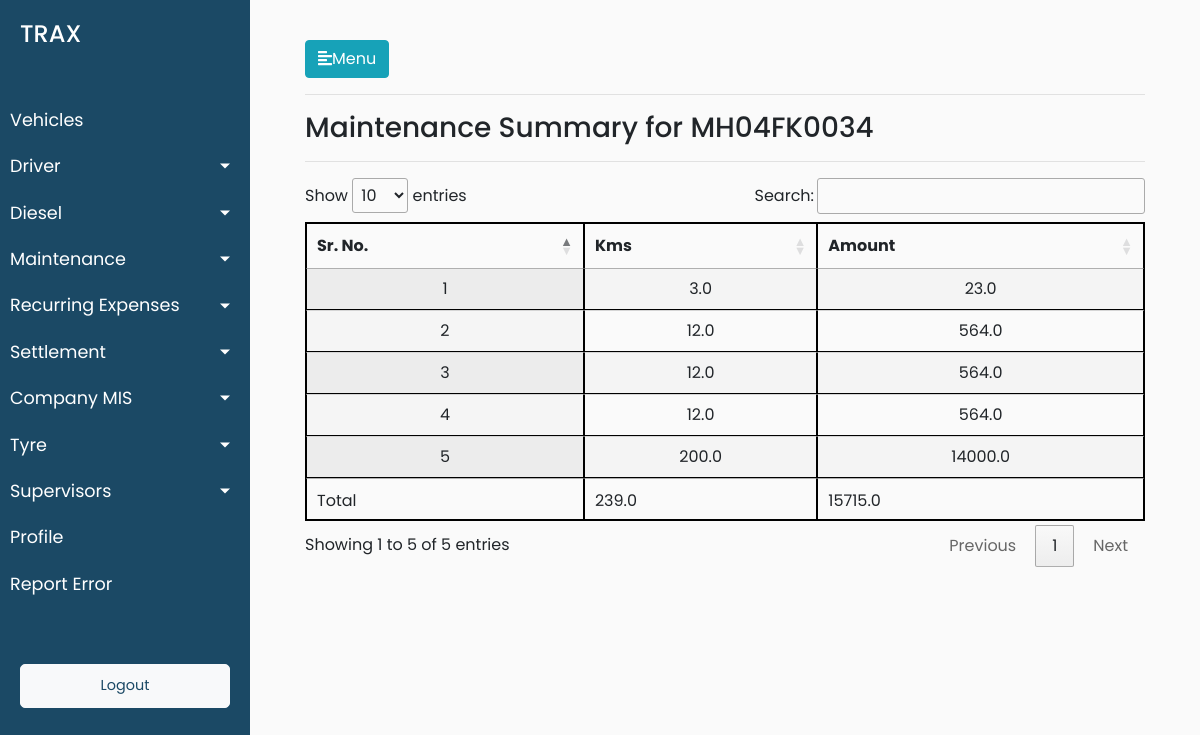
The page /maintenance/maintenance_details/one_vehicle/5 (signed in) on the database its author committed.
### trax_vehicle_manager_data/models.py (models this page shows, shortened)
class Vehicles(models.Model):
        vehicle_ownership_choices = (('ATPL','ATPL'),('AT','AT'),('CT','CT'))
        vehicle_ownership_name = models.CharField(choices=vehicle_ownership_choices,max_length=900,default="AT")
        vehicle_id = models.CharField(max_length=900,blank=True)
        vehicle_number = models.CharField(max_length=900,blank=True)
        vehicle_card_number = models.CharField(max_length=900,blank=True)
        vehicle_seating_capacity = models.CharField(max_length=900,blank=True)
        minimum_average = models.CharField(max_length=900,blank=True)
        incremental_average = models.CharField(max_length=900,blank=True)
        vehicle_current_status = models.CharField(max_length=900,blank=True)
        vehicle_buying_date = models.DateTimeField(blank=True)
        vehicle_type = models.CharField(max_length=900,blank=True)
        vehicle_ownership = models.CharField(max_length=900,blank=True)
        vehicle_ownership_details = models.CharField(max_length=900,blank=True)
        vehicle_manufacturer = models.CharField(max_length=900,blank=True)
        vehicle_registered_number = models.CharField(max_length=900,blank=True)
        driver_id = models.ForeignKey(Drivers, on_delete = models.CASCADE)
        cleaner_id = models.ForeignKey(Cleaners, on_delete = models.CASCADE)
        class Meta:
                verbose_name_plural = "Vehicles Master List"
                verbose_name = "Vehicle"

class Maintenance(models.Model):
    YES = 'yes'
    NO = 'no'
    chalak_malak_choices = ((YES,'yes'),(NO,'no'))
    vehicle_number = models.CharField(max_length=900,blank=True)
    vehicle_detail = models.CharField(max_length=900,blank=True)
    bill_date = models.DateTimeField(default=timezone.now,blank=True)
    vehicle_type = models.CharField(max_length=900,blank=True)
    chalak_malal = models.CharField(choices=chalak_malak_choices,max_length=900,blank=True)
    company_name = models.CharField(max_length=900,blank=True)
    odometer_reading = models.FloatField(blank=True)
    bill_number = models.CharField(max_length=900,blank=True)
    dealer_part_number = models.CharField(max_length=900,blank=True)
    maintenance_dealer_name = models.CharField(max_length=900,blank=True)
    particular = models.CharField(max_length=900,blank=True)
    particular_details = models.CharField(max_length=900,blank=True)
    quantity = models.FloatField(blank=True)
    rate = models.FloatField(blank=True)
    amount = models.FloatField(blank=True)
    discount = models.FloatField(blank=True)
    tax = models.FloatField(blank=True)
    tds = models.FloatField(blank=True)
    labour_charge = models.FloatField(blank=True)
    total_amount = models.FloatField(blank=True)
    maintenance_vehicle_id = models.ForeignKey(Vehicles, on_delete = models.CASCADE)

### trax_vehicle_manager_data/views.py (the view)
# urls.py: path('maintenance/maintenance_details/one_vehicle/<int:pk>',views.maintenance_summary_one_vehicle,name='maintenance_summary_one_vehicle'),
@login_required(login_url='/login')
def maintenance_summary_one_vehicle(request,pk):
    if request.method == "POST":
        date1=request.POST['date1']
        date2=request.POST['date2']
        all_maintenance_objects = Maintenance.objects.filter(maintenance_vehicle_id=pk).all()
        maintenance_object_filter_by_bill_date = all_maintenance_objects.filter(bill_date__range=[date1,date2]).all()
        km_sum = maintenance_object_filter_by_bill_date.aggregate(Sum('odometer_reading'))
        amount_sum = maintenance_object_filter_by_bill_date.aggregate(Sum('amount'))
        vehicle_number = Vehicles.objects.get(pk=pk).vehicle_number
        pk = Vehicles.objects.get(pk=pk)
        filter_date = "True"
        data={'pk':pk,'date1':date1,'date2':date2,'filter_date':filter_date,'all_maintenance_objects':maintenance_object_filter_by_bill_date,'vehicle_number':vehicle_number,'km_sum':km_sum,'amount_sum':amount_sum}
    else:
        vehicle_number = Vehicles.objects.get(pk=pk).vehicle_number
        all_maintenance_objects = Maintenance.objects.filter(maintenance_vehicle_id=pk).all()
        km_sum = Maintenance.objects.filter(maintenance_vehicle_id=pk).aggregate(Sum('odometer_reading'))
        amount_sum = Maintenance.objects.filter(maintenance_vehicle_id=pk).aggregate(Sum('amount'))
        pk = Vehicles.objects.get(pk=pk)
        data={'pk':pk,'all_maintenance_objects':all_maintenance_objects,'vehicle_number':vehicle_number,'km_sum':km_sum,'amount_sum':amount_sum}
    return render(request,'trax_vehicle_manager_data/view_maintenance_summary_one_vehicle.html',data)

### trax_vehicle_manager_data/templates/trax_vehicle_manager_data/view_maintenance_summary_one_vehicle.html (shortened to what this page needs)
{% extends 'trax_vehicle_manager_data/base.html' %}
{% load static %}
{% load maintenance_data_filters %}
{% block stylesheets %}
<link rel="stylesheet" href="//cdn.datatables.net/1.10.19/css/jquery.dataTables.min.css">
{% endblock stylesheets %}
{% block content %}
<hr>
<h3>Maintenance Summary for {{vehicle_number}}</h3>
<hr>
<div>
    <table id="test_table" class="display" style="width:100%">
        <thead>
            <tr>
                <th>Sr. No. </th>
                <th>Kms</th>
                <th>Amount</th>
            </tr>
        </thead>
       <tbody>
        {% for maintenance in all_maintenance_objects %}
            <tr>
                <td>{{forloop.counter}}</td>
                <td>{{maintenance.odometer_reading}}</td>
                <td>{{maintenance.amount}}</td>
            </tr>
        {% endfor %}
        </tbody>
        <tfoot>
            <tr>
            <td>Total</td>
                            <td>{{ km_sum.odometer_reading__sum }}</td>
                            <td>{{ amount_sum.amount__sum }}</td>
                                                    </tr>
                                                  </tfoot>
    </table>
</div>
{% endblock %}

### trax_vehicle_manager_data/static/trax_vehicle_manager_data/style.css (style rules this page uses)
body { font-family: 'Poppins', sans-serif; background: #fafafa; }
#test_table { text-align: center; }

### trax_vehicle_manager_data/templates/trax_vehicle_manager_data/view_maintenance_summary_one_vehicle.html (style rules this page uses)
table, th, td,caption { border: 1px solid black; border-collapse: collapse; }

### rows shown on the page
Vehicles: vehicle_number "MH04FK0034"
Maintenance: odometer_reading "3.0", amount "23.0"
Maintenance: odometer_reading "12.0", amount "564.0"
Maintenance: odometer_reading "12.0", amount "564.0"
Maintenance: odometer_reading "12.0", amount "564.0"
Maintenance: odometer_reading "200.0", amount "14000.0"

### other values the page prints
{{ km_sum.odometer_reading__sum }} "239.0"
{{ amount_sum.amount__sum }} "15715.0"
